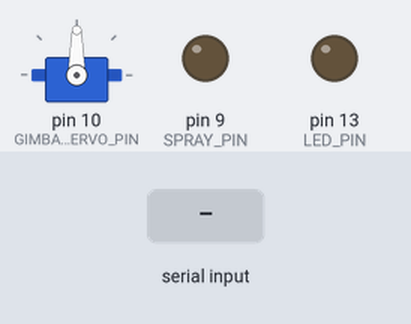
Simulated run of this sketch. Board: Arduino Uno, built with avr-gcc and run on an emulated ATmega328P. Shown: servo, output pins drawn as LEDs (lit = HIGH). The test bench sets the inputs (shaded band). What the sketch prints to the serial monitor is not drawn.

Above: at 1.2 s.
1.3 s: "A,\n" received over Serial
At 2.5 s:
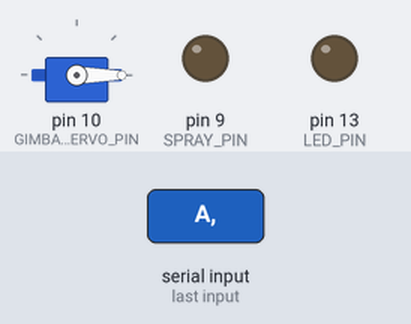
2.8 s: "S,90\n" received over Serial
At 3.7 s:
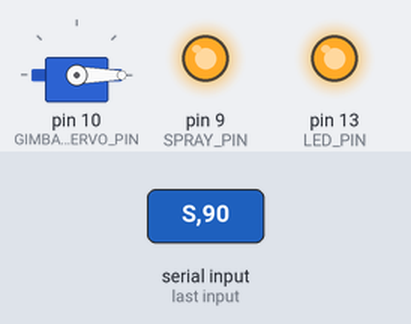
4.3 s: "A,90\n" received over Serial
At 4.9 s:
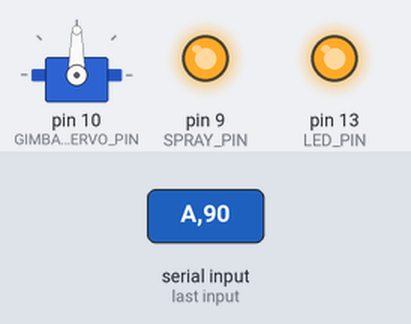
5.8 s: "A,,45\n" received over Serial
At 8.8 s:
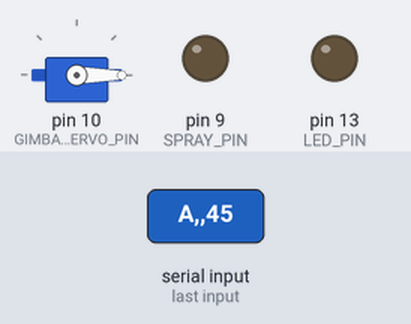
Timing chart, 0 to 9.8 s (numbered marks = the images above; inputs shaded):
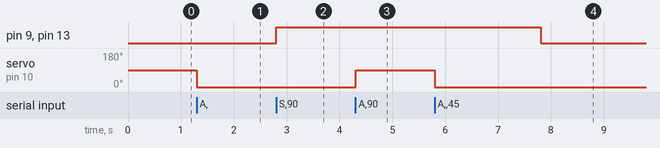

Measured:
- after the input at 1.3 s, servo on pin 10 (GIMBAL_SERVO_PIN): 90° → 0° at once
- after the input at 2.8 s, pin 9 (SPRAY_PIN), pin 13 (LED_PIN): LOW → HIGH at once
- after the input at 4.3 s, servo on pin 10 (GIMBAL_SERVO_PIN): 0° → 90° at once
- after the input at 5.8 s, servo on pin 10 (GIMBAL_SERVO_PIN): 90° → 0° at once

The sketch:

electrostatic_gimbal_sprayer.ino
```cpp
// electrostatic_gimbal_sprayer.ino – PWM + servo gimbal control
#include <Servo.h>
#define SPRAY_PIN 9
#define LED_PIN 13
#define GIMBAL_SERVO_PIN 10
#define FLOW_PIN A0
#define SPRAY_TIMEOUT 5000

Servo gimbal;
unsigned long sprayStart = 0;
bool spraying = false;
int sprayCount = 0;

void setup() {
  pinMode(LED_PIN, OUTPUT);
  pinMode(SPRAY_PIN, OUTPUT);
  digitalWrite(LED_PIN, LOW);
  gimbal.attach(GIMBAL_SERVO_PIN);
  gimbal.write(90);  // Neutral position
  Serial.begin(9600);
  while (!Serial);
  Serial.println("🟢 Electrostatic Sprayer + Gimbal Ready");
}

void triggerSpray(int duration) {
  analogWrite(SPRAY_PIN, 255);
  digitalWrite(LED_PIN, HIGH);
  sprayStart = millis();
  spraying = true;
  sprayCount++;
  Serial.print("SPRAY_START,");
  Serial.println(duration);
}

void handleCommand() {
  if (Serial.available()) {
    String cmd = Serial.readStringUntil('\n');
    cmd.trim();
    if (cmd.startsWith("S,")) {
      int duration = cmd.substring(2).toInt();
      if (duration > 0 && duration <= SPRAY_TIMEOUT) {
        triggerSpray(duration);
      } else {
        Serial.println("⚠️ Invalid spray duration");
      }
    } else if (cmd.startsWith("A,")) {
      int angle = cmd.substring(2).toInt();
      if (angle >= 0 && angle <= 180) {
        gimbal.write(angle);
        Serial.print("GIMBAL_SET,");
        Serial.println(angle);
      } else {
        Serial.println("⚠️ Invalid gimbal angle");
      }
    } else {
      Serial.println("❌ Unknown command");
    }
  }
}

void monitorTimeout() {
  if (spraying && millis() - sprayStart > SPRAY_TIMEOUT) {
    Serial.println("🛑 SPRAY TIMEOUT");
    analogWrite(SPRAY_PIN, 0);
    digitalWrite(LED_PIN, LOW);
    spraying = false;
  }
}

void loop() {
  handleCommand();
  monitorTimeout();
}
```
